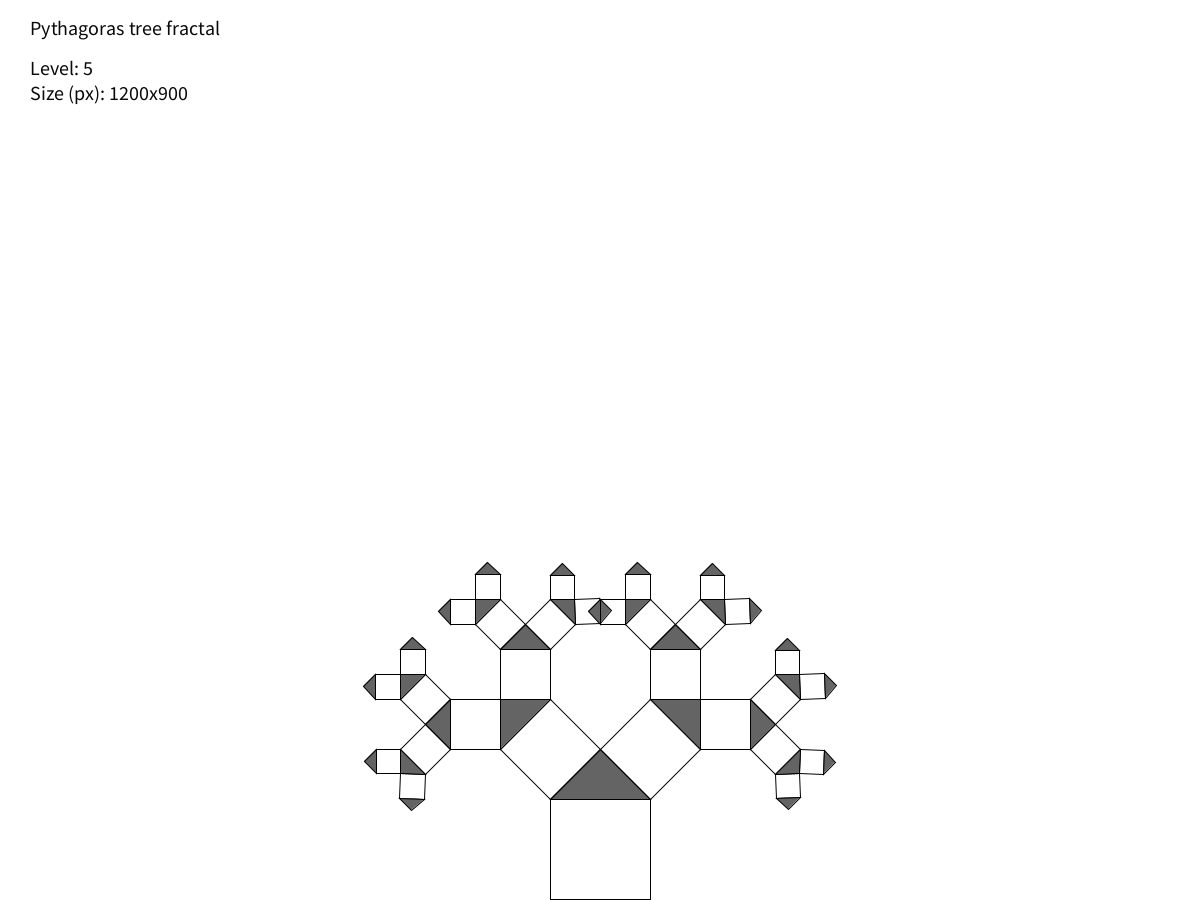
Frame 1 (no input)
Frame 2 (the mouse pressed at the canvas centre, redrawn once): identical to frame 1, image omitted

The Processing sketch that drew this single still picture (run headless with seeded random() and noise(); the mouse was pressed at the canvas centre and the sketch redrawn once):

// Processing sketch: PythagorasTree
// ── PythagorasTree.pde
class Point {
  public int x, y;
  Point(int _x, int _y) {
    x = _x;
    y = _y;
  }
  
  int distanceTo(Point p) {
    int dx = x - p.x;
    int dy = y - p.y;
    
    return (int) sqrt( sq(dx) + sq(dy) );
  }
}

// declares the level of recursion. 
// defining in setup()
int level;

// base width of the tree. 
// defining in setup()
int baseWidth;

// activate skewing of the triangle.
// currently only the x part relative to length of the triangle base. for changes, see drawTree() -> skewX and skewY.
// activate in setup()
Boolean activateSkewing;

void setup() {
  level = 5;
  baseWidth = 100;
  activateSkewing = true;
}

void settings() {
  size(1200, 900);
  // fullScreen();
}

void draw() {
  background(255);
  
  // calc base points based on the initial tree width and width of the window
  Point lowerLeft = new Point((width / 2) - baseWidth / 2, height - 1);
  Point lowerRight = new Point((width / 2) + baseWidth / 2, height - 1);
  
  // draw text indicating the level of recursion and width x height
  fill(10);
  textSize(20);
  text("Pythagoras tree fractal", 30, 35);
  text("Level: " + level, 30, 75);
  text("Size (px): " + width + "x" + height, 30, 100);
  noFill();
  
  // begin drawing
  drawTree(lowerLeft, lowerRight, level);
  
  // draw only once
  noLoop();
  
  // Save the output as an image
  save("PythagorasTree.png");
  // Activate exit() in case you plan to create big pictures as it after rendering doesn't show easily if it's done or not
  // exit(); 
}

void drawTree(Point lowerLeft, Point lowerRight, int levels) {
  
  if (levels <= 0) return;
  
  levels -= 1;
  
  // get offset
  int dx = lowerRight.x - lowerLeft.x; // offset on x-axis
  int dy = lowerLeft.y - lowerRight.y; // offset on y-axis
  
  // draw square
  // uL --- uR
  // |       |
  // |       |
  // lL --- lR
  Point upperRight = new Point(lowerRight.x - dy, lowerRight.y - dx);
  Point upperLeft = new Point(lowerLeft.x - dy, lowerLeft.y - dx);
  
  rect(lowerLeft, lowerRight, upperLeft, upperRight);
  
  // draw triangle on top of the square
  //    tip
  //   /  \
  //  /    \
  // uL --- uR
  int skewX = 0, skewY = 0;
  
  if (activateSkewing) {
    skewX = (int)(upperLeft.distanceTo(upperRight) * 0);
    skewY = 0;
  }
  
  Point tip = new Point(
    (upperRight.x + upperLeft.x) / 2 - (dy / 2) + skewX,
    (upperRight.y + upperLeft.y) / 2 - (dx / 2) + skewY
  );
  
  fill(100);
  triangle(upperRight.x, upperRight.y, tip.x, tip.y, upperLeft.x, upperLeft.y);
  noFill();
  
  // branch to the left of the triangle
  drawTree(upperLeft, tip, levels);
  
  // branch to the right of the triangle
  drawTree(tip, upperRight, levels);
}

void rect(Point lL, Point lR, Point uL, Point uR) {
  fill(0);
  
  // rectMode(CORNERS);
  // rect(lL.x, lL.y, uR.x, uR.y);
  
  line(lL.x, lL.y, uL.x, uL.y);
  line(lL.x, lL.y, lR.x, lR.y);
  line(uR.x, uR.y, uL.x, uL.y);
  line(uR.x, uR.y, lR.x, lR.y);
  
  noFill();
}
